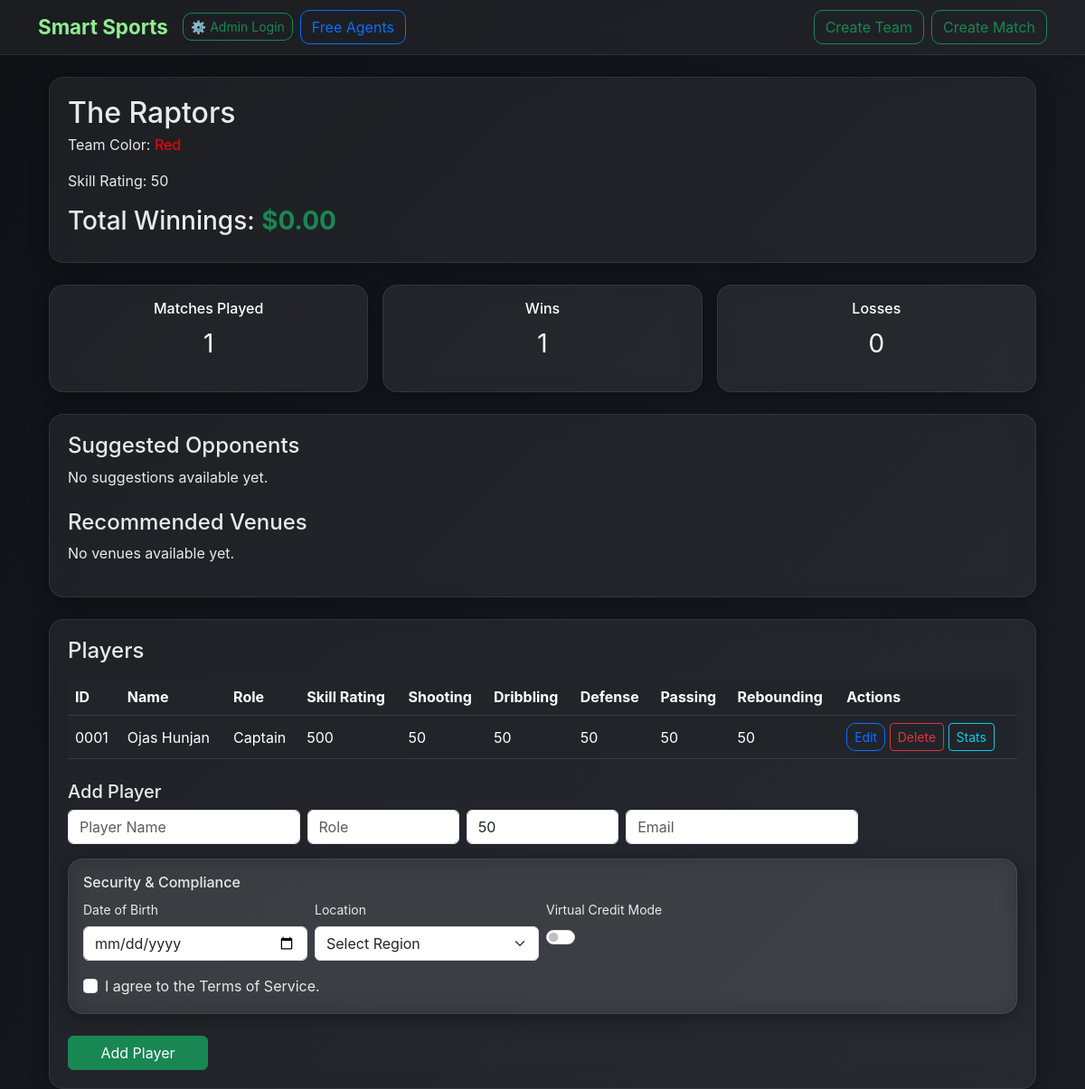
Screenshot of /teams/2 (signed in) with the database file from the repository.
### app/models.py (models this page shows, shortened)
class Team(db.Model):
    id = db.Column(db.Integer, primary_key=True)
    name = db.Column(db.String(120), nullable=False)
    total_winnings = db.Column(db.Float, default=0)
    color = db.Column(db.String(30), nullable=True)
    skill_rating = db.Column(db.Integer, default=50)
    skill = db.Column(db.Integer, default=50)
    created_at = db.Column(db.DateTime, default=datetime.utcnow)
    sport = db.Column(db.String(50), nullable=True, default="soccer")
    captain_id = db.Column(db.Integer, db.ForeignKey('player.id'), nullable=True)
    matches_played = db.Column(db.Integer, default=0)
    matches_won = db.Column(db.Integer, default=0)
    matches_lost = db.Column(db.Integer, default=0)
    stripe_account_id = db.Column(db.String(255))
    stripe_customer_id = db.Column(db.String(255))
    is_free_agent_pool = db.Column(db.Boolean, default=False)
    players = db.relationship("Player", backref="team", lazy=True, foreign_keys="Player.team_id")
    email = db.Column(db.String(120), unique=True, nullable=False)
    password_hash = db.Column(db.String(255), nullable=False)

class Player(db.Model):
    id = db.Column(db.Integer, primary_key=True)
    name = db.Column(db.String(120), nullable=False)
    email = db.Column(db.String(200), nullable=True)
    role = db.Column(db.String(80), nullable=True)
    skill_rating = db.Column(db.Integer, default=50)
    invited = db.Column(db.Boolean, default=False)
    team_id = db.Column(db.Integer, db.ForeignKey('team.id'), nullable=True)
    games_played = db.Column(db.Integer, default=0)
    wins = db.Column(db.Integer, default=0)
    losses = db.Column(db.Integer, default=0)
    is_admin = db.Column(db.Boolean, default=False)
    skills = db.relationship("PlayerSkill", backref="player", lazy=True, cascade="all, delete-orphan")

### app/routes.py (the view, shortened to what this page needs)
@app.route("/teams/<int:team_id>")
def team_detail(team_id):
    team = Team.query.get_or_404(team_id)
    skill_names = skill_fields_for_sport(team.sport)
    players = team.players
    if "team_id" not in session or session["team_id"] != team_id:
        flash("Not allowed.", "danger")
        return redirect(url_for("index"))
    return render_template(
        "team_detail.html",
        team=team,
        players=players,
        skill_names=skill_names
    )

### app/routes.py (called while the page is built)
def skill_fields_for_sport(sport):
    mapping = {
        "soccer": ["Shooting", "Passing", "Defending", "Speed", "Stamina"],
        "basketball": ["Shooting", "Dribbling", "Defense", "Passing", "Rebounding"],
        "volleyball": ["Serving", "Spiking", "Blocking", "Setting", "Passing"],
        "hockey": ["Shooting", "Skating", "Defense", "Checking", "Passing"],
        "football": ["Throwing", "Catching", "Tackling", "Speed", "Awareness"],
        "cricket": ["Bowling", "Batting", "Fielding", "Speed", "Fitness"],
        "default": ["Skill A", "Skill B", "Skill C", "Skill D", "Skill E"]
    }
    if not sport:
        return mapping["default"]
    return mapping.get(sport.lower(), mapping["default"])

### app/templates/team_detail.html (shortened to what this page needs)
{% extends "base.html" %}
{% block content %}
<div class="container mt-4">
    <div class="glass-card mb-4">
        <h2 class="mb-1">{{ team.name }}</h2>
        {% if team.color %}
        <p>Team Color: <span style="color: {{ team.color }}">{{ team.color }}</span></p>
        {% endif %}
        <p>Skill Rating: {{ team.skill_rating }}</p>
        <h3 class="mt-3">
            Total Winnings:
            <span class="text-success fw-bold">$<span id="total-winnings">{{ "%.2f"|format(team.total_winnings or 0) }}</span></span>
        </h3>
    </div>
    <div class="row g-3 mb-4">
        <div class="col-md-4">
            <div class="card p-3 text-center bg-success text-white">
                <h6>Matches Played</h6>
                <p class="fs-3">{{ team.matches_played or 0 }}</p>
            </div>
        </div>
        <div class="col-md-4">
            <div class="card p-3 text-center bg-success text-white">
                <h6>Wins</h6>
                <p class="fs-3">{{ team.matches_won or 0 }}</p>
            </div>
        </div>
        <div class="col-md-4">
            <div class="card p-3 text-center bg-danger text-white">
                <h6>Losses</h6>
                <p class="fs-3">{{ team.matches_lost or 0 }}</p>
            </div>
        </div>
    </div>
    <div class="glass-card mb-4">
        <h4>Suggested Opponents</h4>
        {% if opponents %}
        <ul>
            {% for opp in opponents %}
            <li>{{ opp.name }} — Skill: {{ opp.skill_rating }}</li>
            {% endfor %}
        </ul>
        {% else %}
        <p>No suggestions available yet.</p>
        {% endif %}
        <h4 class="mt-4">Recommended Venues</h4>
        {% if suggested_venues %}
        <ul>
            {% for v in suggested_venues %}
            <li>{{ v.name }} ({{ v.city or '' }})</li>
            {% endfor %}
        </ul>
        {% else %}
        <p>No venues available yet.</p>
        {% endif %}
    </div>
    <div class="glass-card">
        <h4>Players</h4>
        <table class="table table-dark table-hover align-middle mt-3">
            <thead>
                <tr>
                    <th>ID</th>
                    <th>Name</th>
                    <th>Role</th>
                    <th>Skill Rating</th>
                    {% for skill_name in skill_names %}
                    <th>{{ skill_name }}</th>
                    {% endfor %}
                    <th>Actions</th>
                </tr>
            </thead>
            <tbody>
                {% for p in players %}
                <tr>
                    <td>{{ "%04d"|format(p.id) }}</td>
                    <td>{{ p.name }}</td>
                    <td>{{ p.role or "" }}</td>
                    <td>{{ p.skill_rating }}</td>
                    {% set player_skills = {} %}
                    {% for s in p.skills %}
                        {% set _ = player_skills.update({ s.name: s.value }) %}
                    {% endfor %}
                    {% for skill_name in skill_names %}
                        <td>{{ player_skills.get(skill_name, '-') }}</td>
                    {% endfor %}
                    <td>
                        <a href="{{ url_for('edit_player', player_id=p.id) }}" class="btn btn-sm btn-outline-primary">Edit</a>
                        <a href="{{ url_for('delete_player', player_id=p.id) }}" class="btn btn-sm btn-outline-danger" onclick="return confirm('Delete {{ p.name }}?');">Delete</a>
                        <a href="{{ url_for('player_stats', player_id=p.id) }}" class="btn btn-sm btn-outline-info">Stats</a>
                    </td>
                </tr>
                {% endfor %}
            </tbody>
        </table>
        <form method="POST" action="{{ url_for('team_add_player', team_id=team.id) }}" class="mt-4" id="addPlayerForm">
            <h5>Add Player</h5>
            <div class="row g-2 mb-3">
                <div class="col-md-3"><input type="text" class="form-control" name="name" placeholder="Player Name" required></div>
                <div class="col-md-2"><input type="text" class="form-control" name="role" placeholder="Role"></div>
                <div class="col-md-2"><input type="number" class="form-control" name="skill" value="50"></div>
                <div class="col-md-3"><input type="email" class="form-control" name="email" placeholder="Email"></div>
            </div>
            <div class="glass-card mt-3 p-3">
                <h6>Security & Compliance</h6>
                <div class="row g-2">
                    <div class="col-md-3">
                        <label class="form-label small">Date of Birth</label>
                        <input type="date" class="form-control" name="dob" id="dob" required>
                    </div>
                    <div class="col-md-3">
                        <label class="form-label small">Location</label>
                        <select class="form-select" name="location" required>
                            <option value="">Select Region</option>
                        </select>
                    </div>
                    <div class="col-md-3">
                        <label class="form-label small">Virtual Credit Mode</label>
                        <div class="form-check form-switch">
                            <input class="form-check-input" type="checkbox" name="virtual_credit" id="virtual_credit">
                        </div>
                    </div>
                </div>
                <div class="form-check mt-3">
                    <input class="form-check-input" type="checkbox" id="tos" name="tos" required>
                    <label class="form-check-label" for="tos">
                        I agree to the Terms of Service.
                    </label>
                </div>
            </div>
            <div class="row mt-4">
                <div class="col-md-2">
                    <button type="submit" class="btn btn-success w-100">Add Player</button>
                </div>
            </div>
        </form>
    </div>
</div>
{% endblock %}

### app/templates/base.html (style rules this page uses)
body { background: linear-gradient(135deg, #0f1115, #1a1d24); color: #eaeaea; min-height: 100vh; font-family: 'Inter', sans-serif; }
.glass-card { background: rgba(255, 255, 255, 0.06); border-radius: 16px; padding: 20px; border: 1px solid rgba(255, 255, 255, 0.08); backdrop-filter: blur(12px); box-shadow: 0 4px 20px rgba(0,0,0,0.35); }
.btn-outline-success, .btn-outline-secondary, .btn-outline-primary { border-radius: 10px; transition: 0.2s; }
.card { border-radius: 16px !important; background: rgba(255, 255, 255, 0.07) !important; border: 1px solid rgba(255, 255, 255, 0.08) !important; backdrop-filter: blur(10px) !important; box-shadow: 0 3px 18px rgba(0,0,0,0.4) !important; }
table { color: #eaeaea !important; }

### rows the page displays
Team: name "The Raptors", color "Red", skill_rating "50", total_winnings "0.00", matches_played "1", matches_won "1", matches_lost "0"
Player: id "0001", name "Ojas Hunjan", role "Captain", skill_rating "500", get "50" "50" "50" "50" "50"

### other values shown
{{ skill_name }} "Shooting" "Dribbling" "Defense" "Passing" "Rebounding"
